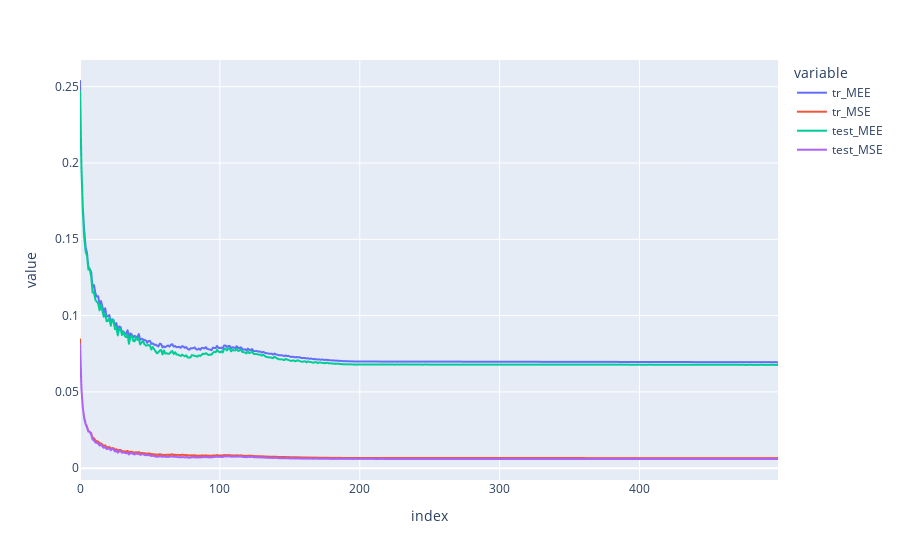

The notebook cell this image was saved under:
### Code cell
dat = pd.DataFrame({'tr_MEE':ens_err_train[1], 'tr_MSE':ens_err_train[0],
                    'test_MEE':ens_err_test[1], 'test_MSE':ens_err_test[0]})

a = px.line(dat)
a.show()

### Figure 1 — Plotly figure (JSON) as saved in the notebook; plotly's stock layout.template omitted (floating-point values rounded to 4 significant figures; data arrays with more than 128 entries replaced by an {"elided": "..."} marker saying what was removed)
{"data": [{"hovertemplate": "variable=tr_MEE<br>index=%{x}<br>value=%{y}<extra></extra>", "legendgroup": "tr_MEE", "line": {"color": "#636efa", "dash": "solid"}, "marker": {"symbol": "circle"}, "mode": "lines", "name": "tr_MEE", "showlegend": true, "type": "scattergl", "x": {"elided": "500 int values"}, "xaxis": "x", "y": {"elided": "500 float values"}, "yaxis": "y"}, {"hovertemplate": "variable=tr_MSE<br>index=%{x}<br>value=%{y}<extra></extra>", "legendgroup": "tr_MSE", "line": {"color": "#EF553B", "dash": "solid"}, "marker": {"symbol": "circle"}, "mode": "lines", "name": "tr_MSE", "showlegend": true, "type": "scattergl", "x": {"elided": "500 int values"}, "xaxis": "x", "y": {"elided": "500 float values"}, "yaxis": "y"}, {"hovertemplate": "variable=test_MEE<br>index=%{x}<br>value=%{y}<extra></extra>", "legendgroup": "test_MEE", "line": {"color": "#00cc96", "dash": "solid"}, "marker": {"symbol": "circle"}, "mode": "lines", "name": "test_MEE", "showlegend": true, "type": "scattergl", "x": {"elided": "500 int values"}, "xaxis": "x", "y": {"elided": "500 float values"}, "yaxis": "y"}, {"hovertemplate": "variable=test_MSE<br>index=%{x}<br>value=%{y}<extra></extra>", "legendgroup": "test_MSE", "line": {"color": "#ab63fa", "dash": "solid"}, "marker": {"symbol": "circle"}, "mode": "lines", "name": "test_MSE", "showlegend": true, "type": "scattergl", "x": {"elided": "500 int values"}, "xaxis": "x", "y": {"elided": "500 float values"}, "yaxis": "y"}], "layout": {"legend": {"title": {"text": "variable"}, "tracegroupgap": 0}, "margin": {"t": 60}, "xaxis": {"anchor": "y", "domain": [0, 1], "title": {"text": "index"}}, "yaxis": {"anchor": "x", "domain": [0, 1], "title": {"text": "value"}}}}
